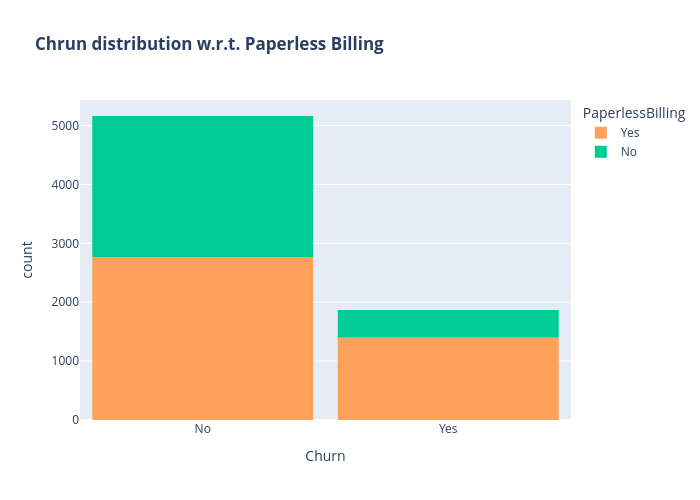

Notebook code for this chart:
### Code cell
color_map = {"Yes": '#FFA15A', "No": '#00CC96'}
fig = px.histogram(data, x="Churn", color="PaperlessBilling",  title="<b>Chrun distribution w.r.t. Paperless Billing</b>", color_discrete_map=color_map)
fig.update_layout(width=700, height=500, bargap=0.1)
fig.show()

### Figure 1 — Plotly figure (JSON) as saved in the notebook; plotly's stock layout.template omitted (floating-point values rounded to 4 significant figures; data arrays with more than 128 entries replaced by an {"elided": "..."} marker saying what was removed)
{"data": [{"alignmentgroup": "True", "bingroup": "x", "hovertemplate": "PaperlessBilling=Yes<br>Churn=%{x}<br>count=%{y}<extra></extra>", "legendgroup": "Yes", "marker": {"color": "#FFA15A", "pattern": {"shape": ""}}, "name": "Yes", "offsetgroup": "Yes", "orientation": "v", "showlegend": true, "type": "histogram", "x": {"elided": "4168 str values"}, "xaxis": "x", "yaxis": "y"}, {"alignmentgroup": "True", "bingroup": "x", "hovertemplate": "PaperlessBilling=No<br>Churn=%{x}<br>count=%{y}<extra></extra>", "legendgroup": "No", "marker": {"color": "#00CC96", "pattern": {"shape": ""}}, "name": "No", "offsetgroup": "No", "orientation": "v", "showlegend": true, "type": "histogram", "x": {"elided": "2864 str values"}, "xaxis": "x", "yaxis": "y"}], "layout": {"bargap": 0.1, "barmode": "relative", "height": 500, "legend": {"title": {"text": "PaperlessBilling"}, "tracegroupgap": 0}, "title": {"text": "<b>Chrun distribution w.r.t. Paperless Billing</b>"}, "width": 700, "xaxis": {"anchor": "y", "autorange": true, "domain": [0, 1], "range": [-0.5, 1.5], "title": {"text": "Churn"}, "type": "category"}, "yaxis": {"anchor": "x", "autorange": true, "domain": [0, 1], "range": [0, 5435.0], "title": {"text": "count"}}}}
